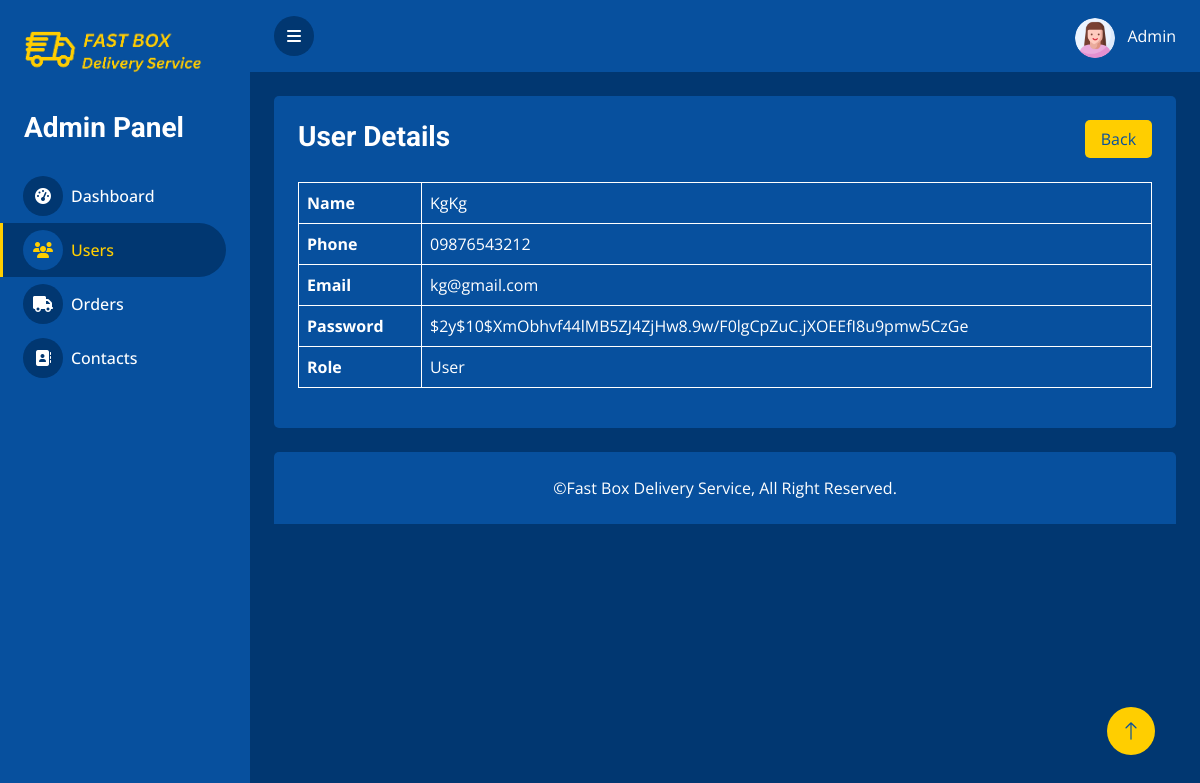
The app's page /DMS_admin/user_details.php?id=10 with its own data.
### tables this page shows
CREATE TABLE `users` (
  `user_id` int(255) NOT NULL,
  `user_name` varchar(255) NOT NULL,
  `user_phone` varchar(255) NOT NULL,
  `user_email` varchar(255) NOT NULL,
  `user_password` varchar(255) NOT NULL,
  `roles` int(11) NOT NULL
);

### DMS_admin/user_details.php (the view, shortened to what this page needs)
<?php
  require __DIR__. '/fragments/header.php';
  require __DIR__. '/database/dbcon.php';
  if(isset($_GET['id'])) {
    $user_id = $_GET['id'];
    $sql = "SELECT * FROM users WHERE user_id='$user_id'";
    $result = $mysqli->query($sql);
    $row = $result->fetch_assoc();
  }
?>
<section class="order_detail">
  <div class="container-fluid pt-4 px-4">
    <div class="text-center rounded p-4" style="background-color: #07509E">
      <div class="row">
        <div class="col-md-8 col-sm mb-4">
          <h3 class="mb-0 text-start">User Details</h3>
        </div>
        <div class="col-md-4 col-sm mb-4">
          <a href="users.php" class="btn float-end w-25 back-btn" style="background-color: #FFCE00; color: #07509E;">Back</a>
        </div>
      </div>
      <div class="table-responsive">
        <table class="table table-bordered text-white align-middle mb-3">
          <tbody class="text-start">
            <tr style="border: 1px solid white">
              <th>Name</th>
              <td><?php echo $row['user_name'] ?></td>
            </tr>
            <tr style="border: 1px solid white">
              <th>Phone</th>
              <td><?php echo $row['user_phone'] ?></td>
            </tr>
            <tr style="border: 1px solid white">
              <th>Email</th>
              <td><?php echo $row['user_email'] ?></td>
            </tr>
            <tr style="border: 1px solid white">
              <th>Password</th>
              <td><?php echo $row['user_password'] ?></td>
            </tr>
            <tr style="border: 1px solid white">
              <th>Role</th>
              <td><?php  if($row["roles"] == 0){ echo "User";}else { echo "Admin"; }; ?></td>
            </tr>
          </tbody>
        </table>
      </div>
    </div>
  </div>
</section>
<?php require __DIR__. '/fragments/footer.php'?>

### DMS_admin/css/style.css (style rules this page uses)
:root { --primary: #FFCE00; --secondary: #07509E; --light: white; --dark: #013771; }
.btn { transition: .5s; }

### records on screen
users: user_name "KgKg", user_phone "09876543212", user_email "kg@gmail.com", user_password "$2y$10$XmObhvf44lMB5ZJ4ZjHw8.9w/F0lgCpZuC.jXOEEfI8u9pmw5CzGe"
